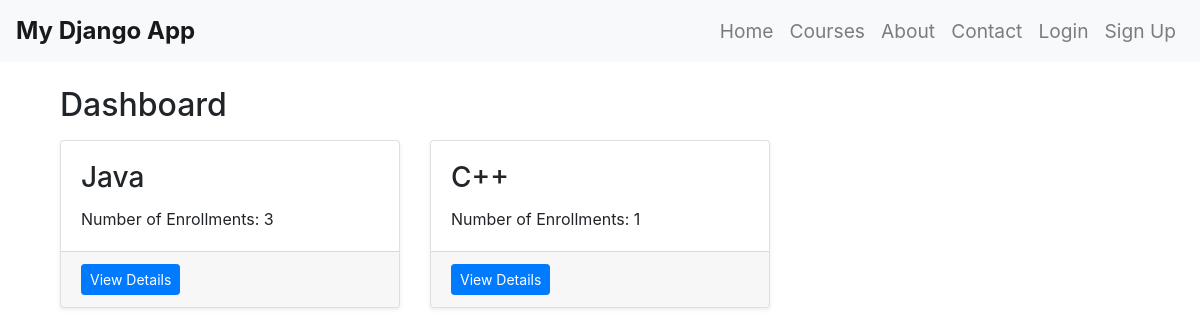
The app's page /dashboard/ (signed in) with its own data.
### courses/models.py (models this page shows, shortened)
class Course(models.Model):
    title = models.CharField(max_length=200)
    description = models.TextField()
    start_date = models.DateField()
    end_date = models.DateField()
    instructor = models.CharField(max_length=100)

### courses/views.py (the view)
# urls.py: path('dashboard/', views.dashboard, name='dashboard'),
@login_required
def dashboard(request):
    courses = Course.objects.all()
    enrollments = Enrollment.objects.all()
    course_popularity = {course: enrollments.filter(course=course).count() for course in courses}
    return render(request, 'courses/dashboard.html', {'course_popularity': course_popularity})

### courses/templates/courses/dashboard.html
{% extends 'base_generic.html' %}
{% block content %}
<div class="container">
    <h2 class="mt-4 mb-3">Dashboard</h2>
    <div class="row">
        {% for course, count in course_popularity.items %}
        <div class="col-lg-4 col-md-6 mb-4">
            <div class="card h-100 shadow-sm">
                <div class="card-body">
                    <h3 class="card-title">{{ course.title }}</h3>
                    <p class="card-text">Number of Enrollments: {{ count }}</p>
                </div>
                <div class="card-footer">
                    <a href="{% url 'course_detail' course.id %}" class="btn btn-primary btn-sm">View Details</a>
                </div>
            </div>
        </div>
        {% endfor %}
    </div>
</div>
{% endblock %}

### records on screen
Course: title "Java", count "3"
Course: title "C++", count "1"
